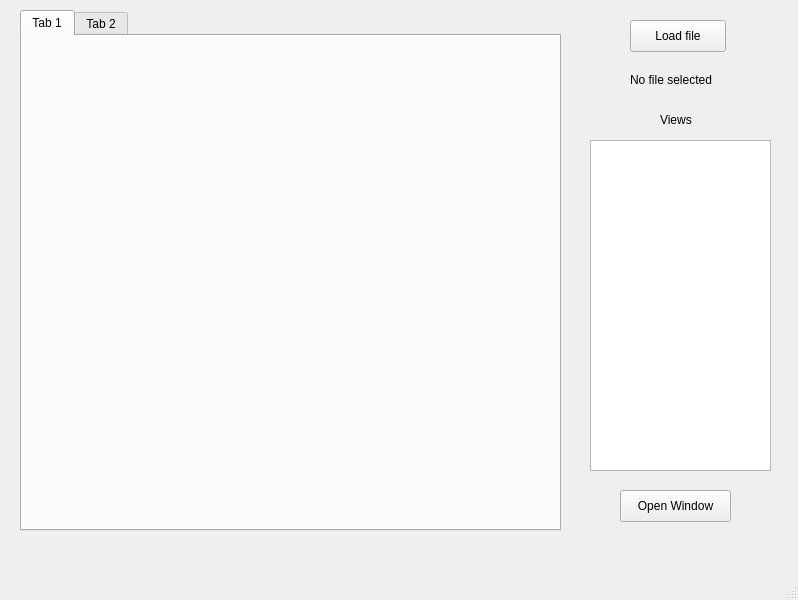
<?xml version="1.0" encoding="UTF-8"?>
<ui version="4.0">
 <class>MainWindow</class>
 <widget class="QMainWindow" name="MainWindow">
  <property name="geometry">
   <rect>
    <x>0</x>
    <y>0</y>
    <width>798</width>
    <height>600</height>
   </rect>
  </property>
  <property name="windowTitle">
   <string>MainWindow</string>
  </property>
  <widget class="QWidget" name="centralwidget">
   <widget class="QPushButton" name="loadFile">
    <property name="geometry">
     <rect>
      <x>630</x>
      <y>20</y>
      <width>96</width>
      <height>32</height>
     </rect>
    </property>
    <property name="text">
     <string>Load file</string>
    </property>
   </widget>
   <widget class="QListView" name="listView">
    <property name="geometry">
     <rect>
      <x>590</x>
      <y>140</y>
      <width>181</width>
      <height>331</height>
     </rect>
    </property>
   </widget>
   <widget class="QLabel" name="selectedFileLabel">
    <property name="geometry">
     <rect>
      <x>630</x>
      <y>70</y>
      <width>111</width>
      <height>20</height>
     </rect>
    </property>
    <property name="text">
     <string>No file selected</string>
    </property>
   </widget>
   <widget class="QLabel" name="viewsLabel">
    <property name="geometry">
     <rect>
      <x>660</x>
      <y>110</y>
      <width>41</width>
      <height>20</height>
     </rect>
    </property>
    <property name="text">
     <string>Views</string>
    </property>
   </widget>
   <widget class="QPushButton" name="openWin">
    <property name="geometry">
     <rect>
      <x>620</x>
      <y>490</y>
      <width>111</width>
      <height>32</height>
     </rect>
    </property>
    <property name="text">
     <string>Open Window</string>
    </property>
   </widget>
   <widget class="QTabWidget" name="tabWidget">
    <property name="geometry">
     <rect>
      <x>20</x>
      <y>10</y>
      <width>541</width>
      <height>521</height>
     </rect>
    </property>
    <widget class="QWidget" name="tab">
     <attribute name="title">
      <string>Tab 1</string>
     </attribute>
    </widget>
    <widget class="QWidget" name="tab_2">
     <attribute name="title">
      <string>Tab 2</string>
     </attribute>
    </widget>
   </widget>
  </widget>
  <widget class="QMenuBar" name="menubar">
   <property name="geometry">
    <rect>
     <x>0</x>
     <y>0</y>
     <width>798</width>
     <height>28</height>
    </rect>
   </property>
  </widget>
  <widget class="QStatusBar" name="statusbar"/>
 </widget>
 <resources/>
 <connections/>
</ui>
